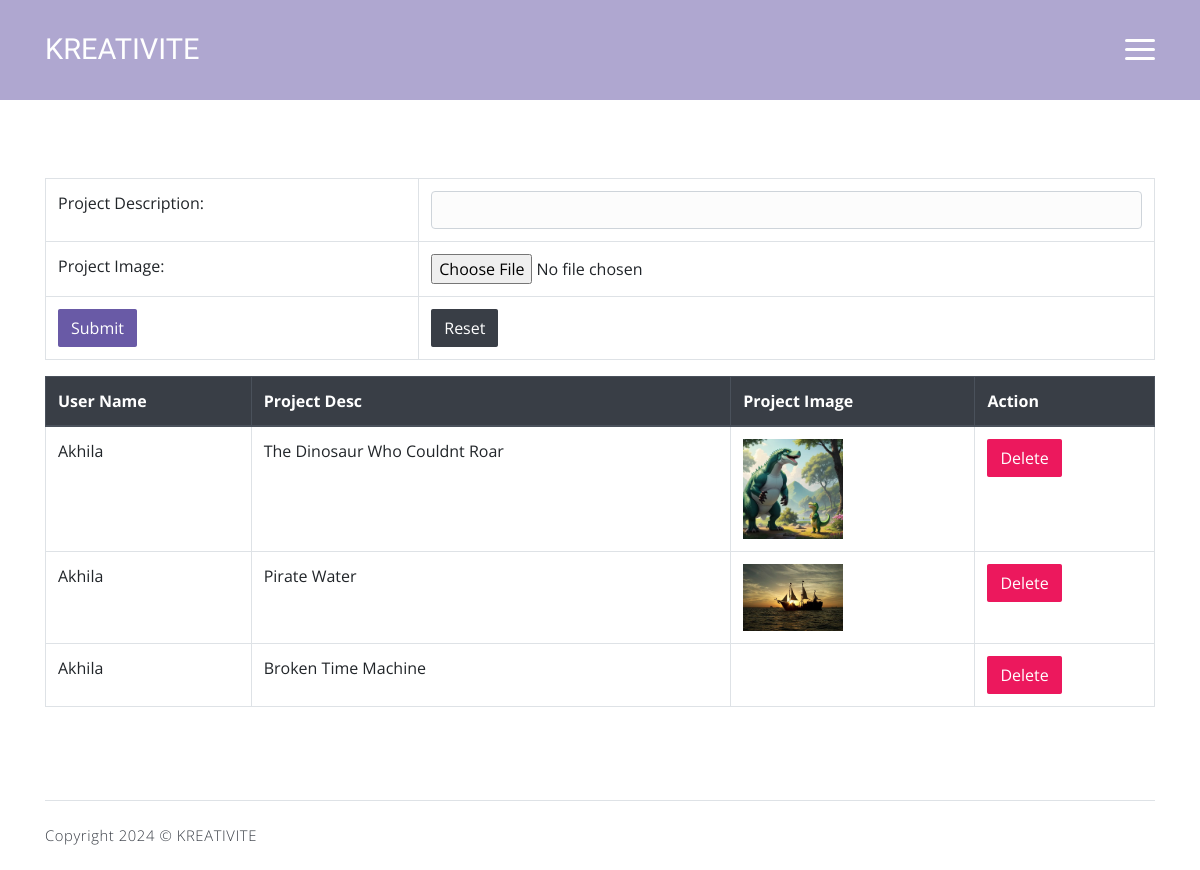
Page /Web/User/Previouswork.php (signed in) on the committed database.
### tables this page shows
CREATE TABLE `tbl_previouswork` (
  `work_id` int(11) NOT NULL,
  `work_details` varchar(50) NOT NULL,
  `user_id` int(11) NOT NULL,
  `work_image` varchar(300) NOT NULL
);

CREATE TABLE `tbl_userregistration` (
  `user_id` int(11) NOT NULL,
  `userreg_name` varchar(50) NOT NULL,
  `userreg_contact` varchar(50) NOT NULL,
  `userreg_email` varchar(50) NOT NULL,
  `userreg_address` varchar(50) NOT NULL,
  `place_id` int(11) NOT NULL,
  `userreg_photo` varchar(500) NOT NULL,
  `userreg_proof` varchar(500) NOT NULL,
  `usertype_id` int(50) NOT NULL,
  `userreg_password` varchar(50) NOT NULL,
  `userreg_gender` varchar(50) NOT NULL
);

### Web/User/Previouswork.php (the view, shortened to what this page needs)
<?php
include("Head.php");
?>
<?php
include("../Assets/Connection/connection.php");
 ?>
<!DOCTYPE html PUBLIC "-//W3C//DTD XHTML 1.0 Transitional//EN" "http://www.w3.org/TR/xhtml1/DTD/xhtml1-transitional.dtd">
<html xmlns="http://www.w3.org/1999/xhtml">
<head>
</head>
<body>
<div class="container mt-5">
        <form method="post" enctype="multipart/form-data">
            <table class="table table-bordered">
                <tr>
                    <td>Project Description:</td>
                    <td>
                        <input type="text" name="project-desc" id="project-desc" required="required" class="form-control">
                    </td>
                </tr>
                <tr>
                    <td>Project Image:</td>
                    <td>
                        <input type="file" name="project-img" id="project-img" class="form-control-file">
                    </td>
                </tr>
                <tr>
                    <td>
                        <input type="submit" name="btn_submit" id="btn_submit" value="Submit" class="btn btn-primary">
                    </td>
                    <td>
                        <input type="reset" name="btn_reset" id="btn_reset" value="Reset" class="btn btn-secondary">
                    </td>
                </tr>
            </table>
        </form>
        <table class="table table-bordered" align="center">
            <thead class="thead-dark">
                <tr>
                    <th>User Name</th>
                    <th>Project Desc</th>
                    <th>Project Image</th>
                    <th>Action</th>
                </tr>
            </thead>
            <tbody>
                <?php
                $selQry = "select * from tbl_previouswork p inner join tbl_userregistration u on p.user_id = u.user_id where p.user_id='".$_SESSION["uid"]."'";
                $selData = $con->query($selQry);
                while($row = $selData->fetch_assoc())
                {
                ?>
                <tr>
                    <td><?php echo $row["userreg_name"]?></td>
                    <td><?php echo $row["work_details"]?></td>
                    <td>
                        <img src="../Assets/Files/User/Photo/<?php echo $row["work_image"] ?>" width="100px" alt="" name="work-photo" id="work-photo" />
                    </td>
                    <td><a href="Previouswork.php?delId=<?php echo $row["work_id"]?>" class="btn btn-danger">Delete</a></td>
                </tr>
                <?php } ?>
            </tbody>
        </table>
    </div>
</body>
</html>
<?php
include("Foot.php");
?>

### rows in the picture
tbl_previouswork: user.userreg_name "Akhila", work_details "The Dinosaur Who Couldnt Roar", work_image (picture)
tbl_previouswork: user.userreg_name "Akhila", work_details "Pirate Water", work_image (picture)
tbl_previouswork: user.userreg_name "Akhila", work_details "Broken Time Machine"
